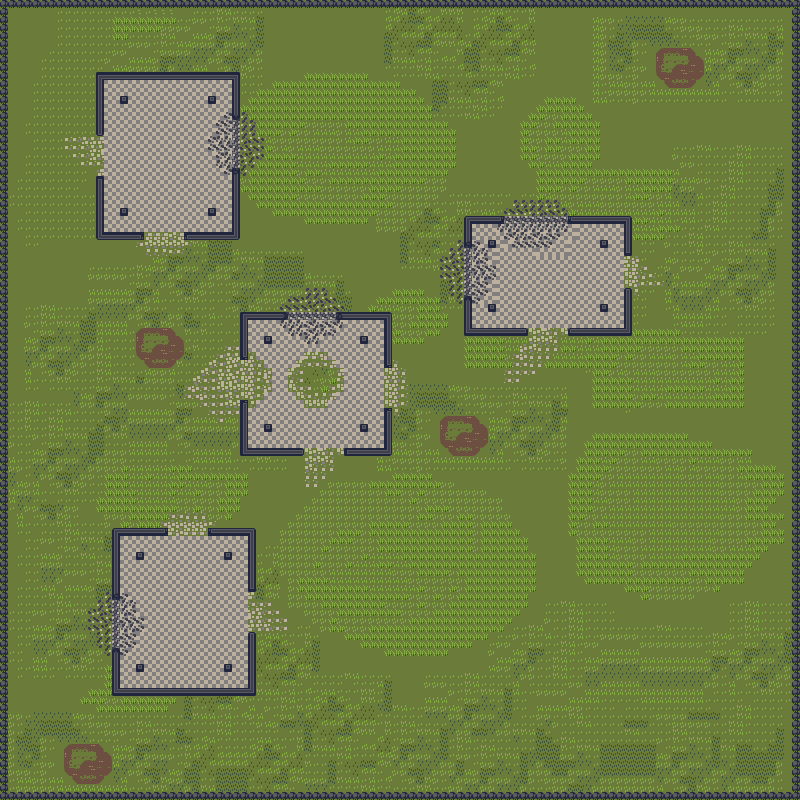

A level layout from a 2D game, rendered from its tile map. Below: a short description, then the map file with tile-grid data replaced by summaries:
An orthogonal 100x100 tile map with 8x8 px tiles, 4 tile layers (ground, grass, building, stones) and 56 objects (4x NPCSpawn, playerSpawn).

<map version="1.5" tiledversion="1.5.0" orientation="orthogonal" renderorder="right-down" width="100" height="100" tilewidth="8" tileheight="8" infinite="0" nextlayerid="7" nextobjectid="265">
 <tileset firstgid="1" source="tile_set.tsx" />
 <layer id="1" name="ground" width="100" height="100">
  <data>[10000 cells, 10000 non-empty, 1 distinct tile ids]</data>
 </layer>
 <layer id="3" name="grass" width="100" height="100">
  <data>[10000 cells, 7702 non-empty, 12 distinct tile ids]</data>
 </layer>
 <layer id="4" name="building" width="100" height="100">
  <data>[10000 cells, 1649 non-empty, 23 distinct tile ids]</data>
 </layer>
 <layer id="7" name="stones" width="100" height="100">
  <data>[10000 cells, 396 non-empty, 1 distinct tile ids]</data>
 </layer>
 <objectgroup id="6" name="collision">
  <object id="28" x="20.5" y="800" width="0.5" />
  <object id="29" x="0.25" y="-0.25" width="7.1667" height="799.667" />
  <object id="31" x="0.4167" y="0.4167" width="799.75" height="7" />
  <object id="32" x="792.333" y="0.1667" width="7.5" height="798.167" />
  <object id="33" x="0.5" y="792" width="799.5" height="7.3333" />
  <object id="34" x="112.091" y="527.818" width="7.72727" height="72.0909" />
  <object id="35" x="112.409" y="527.909" width="55.5909" height="8" />
  <object id="36" x="207.909" y="528.091" width="48" height="7.63636" />
  <object id="37" x="247.909" y="535.909" width="8.09091" height="56.1818" />
  <object id="38" x="248" y="632.091" width="8.18182" height="63.9091" />
  <object id="40" x="112.182" y="687.909" width="135.545" height="8.27273" />
  <object id="41" x="111.909" y="647.909" width="8" height="39.9091" />
  <object id="42" x="136" y="664" width="7.81818" height="8" />
  <object id="43" x="223.909" y="663.909" width="7.90909" height="7.90909" />
  <object id="44" x="224.091" y="552.091" width="8" height="7.81818" />
  <object id="45" x="136.091" y="552.182" width="7.81818" height="7.72727" />
  <object id="46" x="184.125" y="231.875" width="55.75" height="7.875" />
  <object id="47" x="232.125" y="168" width="7.75" height="71.875" />
  <object id="48" x="231.875" y="72.125" width="8.125" height="47.625" />
  <object id="49" x="207.875" y="208.25" width="8" height="7.875" />
  <object id="50" x="120" y="208.25" width="7.75" height="7.625" />
  <object id="51" x="95.625" y="176" width="8.375" height="64" />
  <object id="52" x="95.625" y="232.125" width="48.375" height="7.75" />
  <object id="53" x="95.875" y="72.125" width="8.25" height="63.75" />
  <object id="54" x="104.375" y="72" width="127.25" height="7.75" />
  <object id="55" x="120" y="96" width="7.75" height="7.875" />
  <object id="56" x="208.125" y="96" width="7.5" height="7.75" />
  <object id="58" x="239.667" y="312" width="7.66667" height="47.6667" />
  <object id="59" x="247.091" y="312.182" width="40.8182" height="8" />
  <object id="60" x="263.909" y="336.182" width="7.72727" height="7.81818" />
  <object id="61" x="336.091" y="311.909" width="55.8182" height="8.09091" />
  <object id="62" x="384.091" y="320" width="7.90909" height="47.7273" />
  <object id="63" x="360" y="335.818" width="8" height="8.27273" />
  <object id="64" x="264" y="424.091" width="7.81818" height="7.90909" />
  <object id="65" x="240" y="400.091" width="7.90909" height="55.7273" />
  <object id="66" x="247.818" y="448.091" width="56.2727" height="7.72727" />
  <object id="67" x="343.909" y="447.909" width="48" height="8.18182" />
  <object id="68" x="384.182" y="408.091" width="7.90909" height="39.4545" />
  <object id="69" x="359.909" y="424" width="7.90909" height="7.90909" />
  <object id="251" x="464" y="216.091" width="7.63636" height="31.7273" />
  <object id="252" x="488" y="239.818" width="7.90909" height="8.18182" />
  <object id="253" x="471.727" y="216.091" width="32.2727" height="7.81818" />
  <object id="254" x="568" y="215.875" width="63.875" height="8.25" />
  <object id="255" x="624.125" y="224.25" width="7.75" height="31.5" />
  <object id="256" x="600.125" y="240.125" width="8" height="7.75" />
  <object id="257" x="600.182" y="304.182" width="7.81818" height="7.63636" />
  <object id="258" x="624.182" y="288.182" width="7.63636" height="47.4545" />
  <object id="259" x="568.364" y="328" width="55.8182" height="7.45455" />
  <object id="260" x="464.136" y="327.818" width="63.5" height="8" />
  <object id="261" x="487.818" y="304.182" width="8" height="7.45455" />
  <object id="264" x="464" y="295.938" width="8.0625" height="31.875" />
 </objectgroup>
 <objectgroup id="5" name="spawnpoint">
  <object id="16" name="playerSpawn" x="316.083" y="383.333">
   <point />
  </object>
  <object id="58" name="NPCSpawn" x="24" y="12" width="752" height="9" />
  <object id="59" name="NPCSpawn" x="767" y="23" width="9" height="746" />
  <object id="60" name="NPCSpawn" x="12" y="20" width="8" height="762" />
  <object id="62" name="NPCSpawn" x="26" y="773" width="751" height="9" />
 </objectgroup>
</map>
